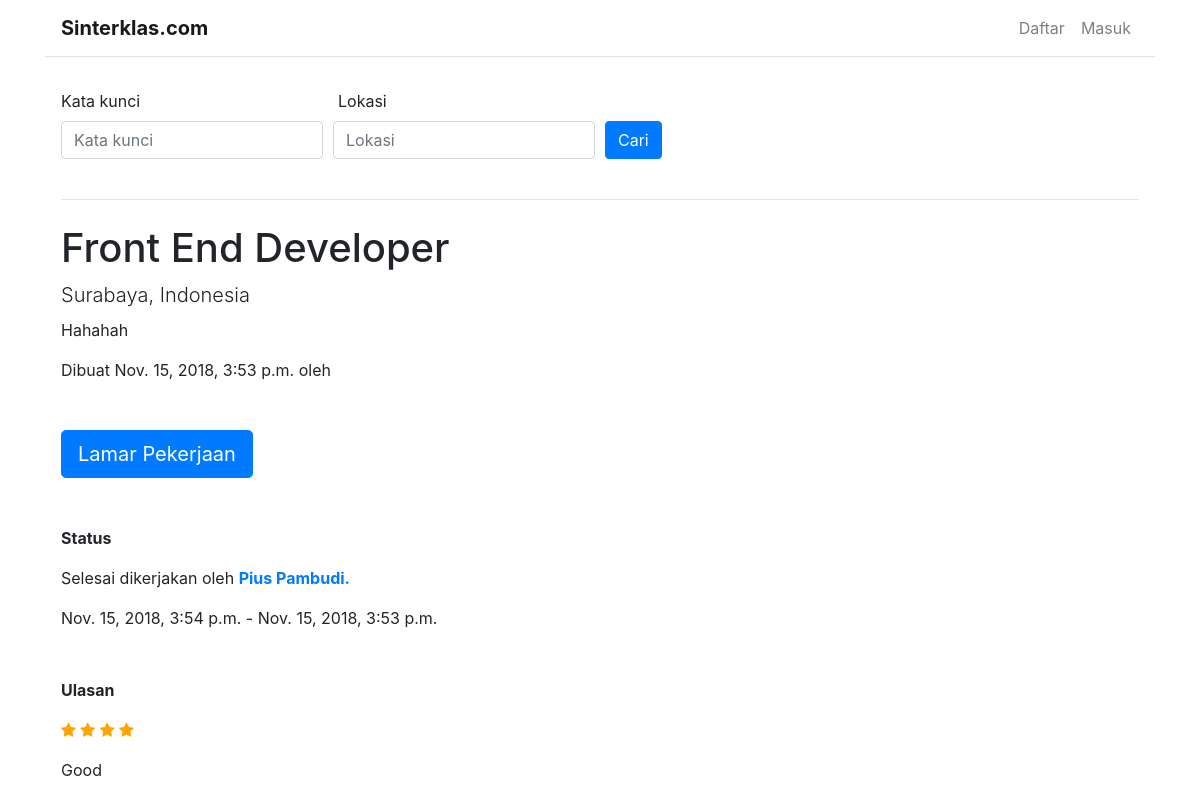
The app's page /jobs/2, older data.
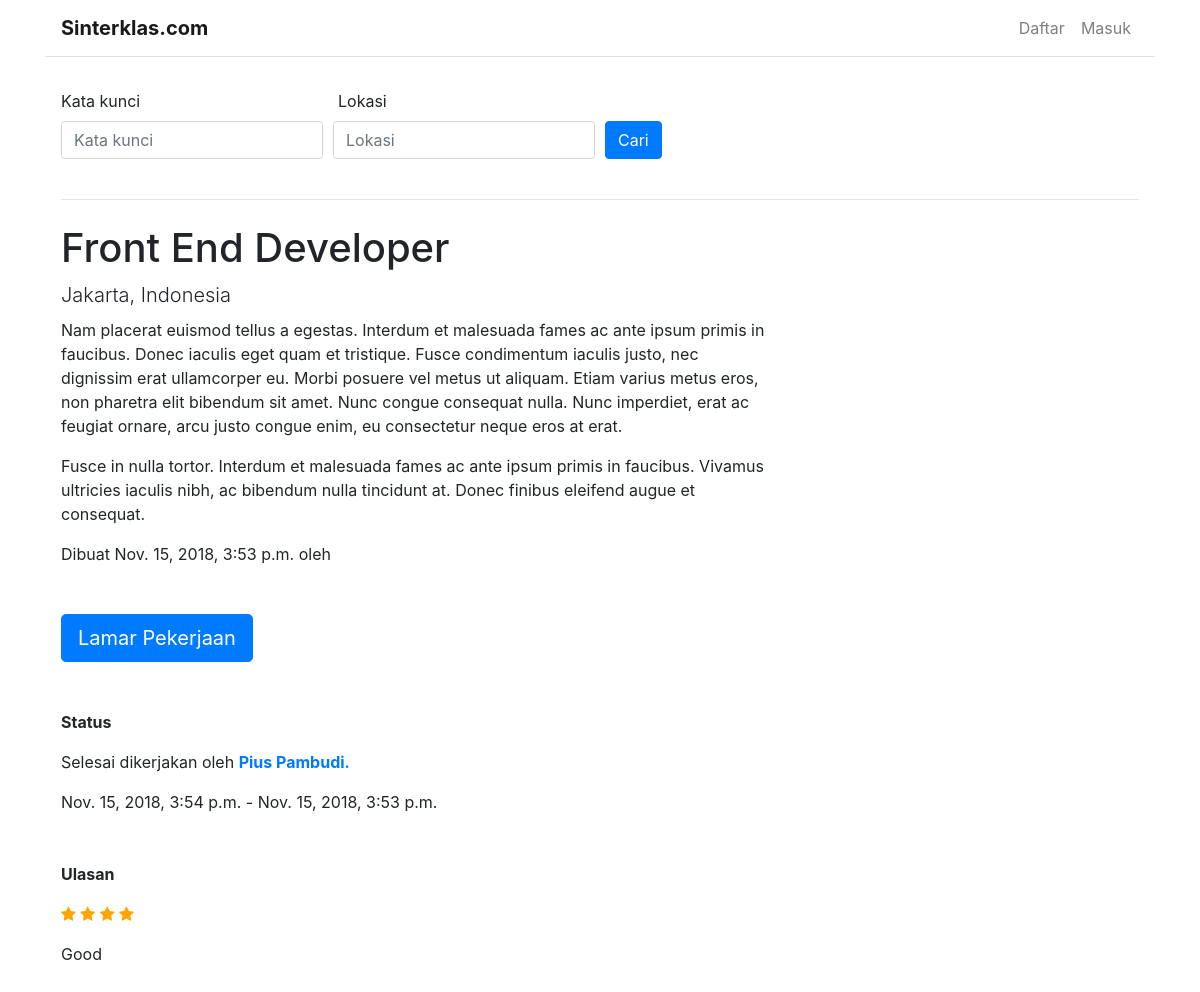
The same page, newer data.
### jobs/models.py (models this page shows, shortened)
class Job(models.Model):
    title = models.CharField(max_length=100)
    description = models.TextField()
    location = models.CharField(max_length=100, blank=True)
    date_created = models.DateTimeField(auto_now_add=True)
    is_taken = models.BooleanField(default=False)
    user = models.ForeignKey(settings.AUTH_USER_MODEL, on_delete=models.CASCADE)

### jobs/views.py (the view, shortened to what this page needs)
# urls.py: path('jobs/<int:id>', views.show_job, name='job'),
def show_job(request, id):
    job = get_object_or_404(Job, id=id)
    applications = Application.objects.filter(job=job)
    isOwner = False
    hasApplication = False
    try:
        employment = Employment.objects.get(application__job=job)
    except:
        employment = None
    return render(request, 'jobs/job.html', {
        'job': job,
        'applications': applications,
        'isOwner': isOwner,
        'hasApplication': hasApplication,
        'employment': employment,
    })

### jobs/templates/jobs/job.html (shortened to what this page needs)
{% extends 'base.html' %}
{% block content %}
  <form action="/jobs">
    <div class="row">
      <div class="col-md-3">
        <label for="keyword">Kata kunci</label>
      </div>
      <div class="col-md-3">
        <label for="location">Lokasi</label>
      </div>
    </div>
    <div class="form-row">
      <div class="form-group col-md-3">
        <input type="text" name="keyword" class="form-control" id="keyword" placeholder="Kata kunci">
      </div>
      <div class="form-group col-md-3">
        <input type="text" name="location" class="form-control" id="location" placeholder="Lokasi">
      </div>
      <div class="form-group col-md-1">
        <button type="submit" class="btn btn-primary">Cari</button>
      </div>
    </div>
  </form>
  <hr class="my-4">
  <div class="row">
    <div class="col-md-8">
      <h1>{{ job.title }}</h1>
      <div class="lead">{{ job.location }}</div>
      <div class="my-2">{{ job.description|linebreaks }}</div>
      <div class="mb-5">Dibuat {{ job.date_created }} oleh <a href="{% url 'profile' username=job.user.username %}">{{ job.user.get_full_name }}</a></div>
      <div class="mb-5">
        {% if isOwner %}
          <p><b>Daftar Pelamar</b></p>
            {% if applications|length == 0 %}
              <p>Belum ada lamaran.</p>
            {% endif %}
            {% for application in applications %}
              <div class="row mb-3">
                <div class="col-md-4">
                  <a href="{% url 'profile' username=application.user.username %}">{{ application.user.get_full_name }}</a>
                </div>
                <div class="col-md-4">{{ application.date_created }}</div>
                <div class="col-md-4">
                  <form method="post" action="{% url 'accept_application' %}">
                    {% csrf_token %}
                    {% if employment is None %}
                      <input type="hidden" name="id" value="{{ application.id }}">
                      <button type="submit" class="btn btn-primary">Terima Lamaran</button>
                    {% endif %}
                  </form>
                </div>
              </div>
            {% endfor %}
          </ol>
        {% elif not hasApplication %}
          <form method="post" action="{% url 'apply_job' %}">
            <button type="submit" class="btn btn-primary btn-lg">Lamar Pekerjaan</button>
          </form>
        {% endif %}
      </div>
      <div class="mb-5">
        {% if employment %}
          <p><b>Status</b></p>
          <p>{% if employment.is_done %} Selesai {% else %} Sedang {% endif %} dikerjakan oleh <b><a href="{% url 'profile' username=employment.application.user.username %}">{{ employment.application.user.get_full_name }}.</a></b></p>
          <p>{{ employment.date_started }} - {% if employment.is_done %}{{ employment.date_ended }}{% endif %}</p>
        {% endif %}
      </div>
      <div class="mb-5">
        {% if employment and not employment.is_done and isOwner %}
          <p><b>Tandai Pekerjaan Selesai</b></p>
          <p>Beri Rating:</p>
          <form method="post" action="{% url 'finish_employment' %}">
            {% csrf_token %}
            <input type="hidden" name="id" value="{{ employment.id }}">
            <div class="form-group">
              <label for="rating">Rating</label>
              <input type="number" min="1" max="5" name="rating" class="form-control" id="rating" placeholder="Rating 1-5">
            </div>
            <div class="form-group">
              <label for="review">Review</label>
              <textarea name="review" class="form-control" id="review" placeholder="Beri ulasan"></textarea>
            </div>
            <button type="submit" class="btn btn-primary">Submit</button>
          </form>
        {% elif employment %}
          <p><b>Ulasan</b></p>
          <p>
            {% for _ in "x"|rjust:employment.rating %}
              <span class="fa fa-star checked"></span>
            {% endfor %}
          </p>
          <p>{{ employment.review }}</p>
        {% endif %}
      </div>
    </div>
  </div>
{% endblock %}

Row changes from the older to the newer data that the page shows:
changed Job "Front End Developer": location "Surabaya, Indonesia" → "Jakarta, Indonesia"; description "Hahahah" → "Nam placerat euismod tellus a egestas. Interdum et malesuada fames ac ante ipsum primis in faucibus. Donec iaculis eget quam et tristique. Fusce condimentum iaculis justo, nec dignissim erat ullamcorper eu. Morbi posuere vel metus ut aliquam. Etiam varius metus eros, non pharetra elit bibendum sit amet. Nunc congue consequat nulla. Nunc imperdiet, erat ac feugiat ornare, arcu justo congue enim, eu consectetur neque eros at erat. Fusce in nulla tortor. Interdum et malesuada fames ac ante ipsum primis in faucibus. Vivamus ultricies iaculis nibh, ac bibendum nulla tincidunt at. Donec finibus eleifend augue et consequat."
